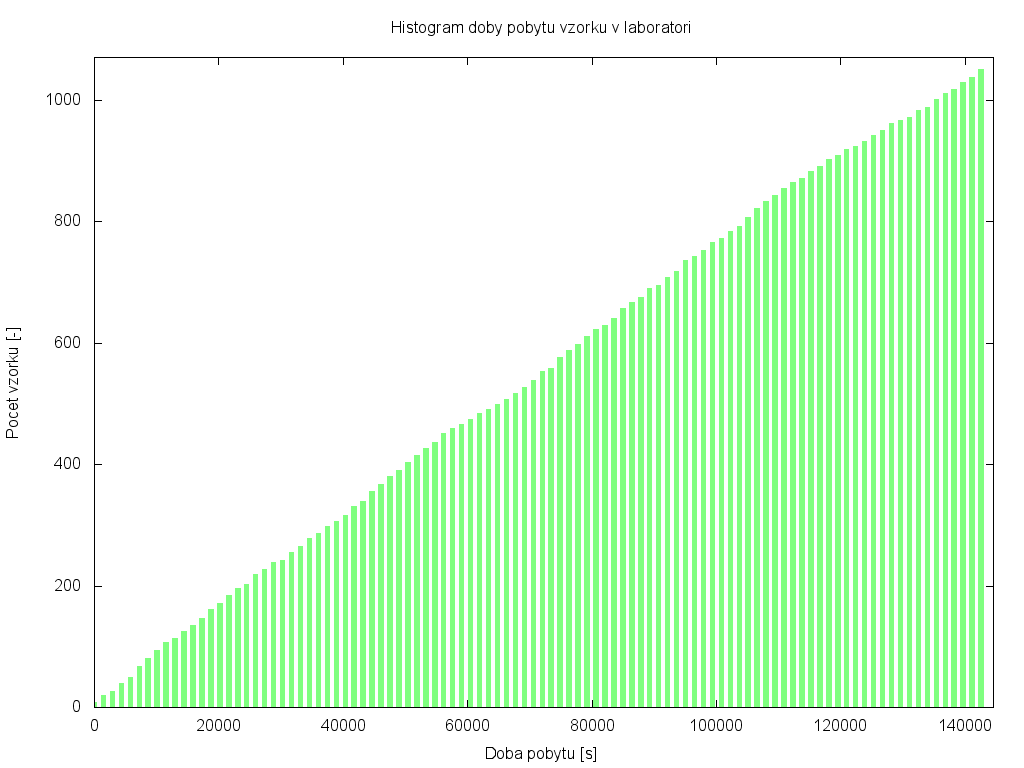

Here is the gnuplot script that generated this plot:
set terminal png size 1024,768
set boxwidth 0.5 relative
set style fill solid 0.5 noborder
set output 'histogram/histogram.png'
set xlabel 'Doba pobytu [s]'
set xrange [0:144560]
set ylabel 'Pocet vzorku [-]'
set yrange [0:1071]
set title 'Histogram doby pobytu vzorku v laboratori'
plot 'histogram/histogram.csv' using 1:2 with boxes lc rgb'green' notitle
